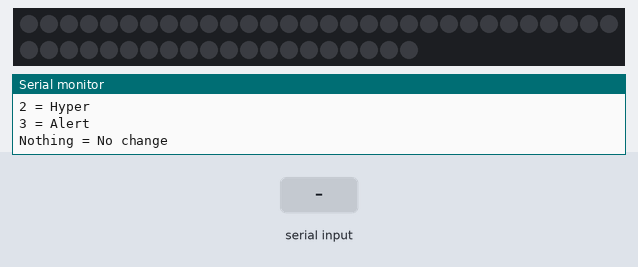
Recording of a sketch running on a simulated Arduino Uno, built with avr-gcc and run on an emulated ATmega328P. On the bench: 50 RGB LEDs in strip order, left to right, continuing on the next row, the last lines printed to the serial monitor. The test bench sets the inputs (shaded band). Dim RGB values are drawn brighter than linear; random numbers use the default seed unless the sketch sets one.

Above: at 2.0 s.
2.1 s: "200\n" received over Serial
At 4.17 s:
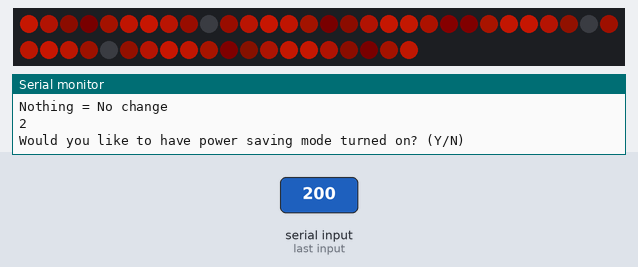
At 9.3 s:
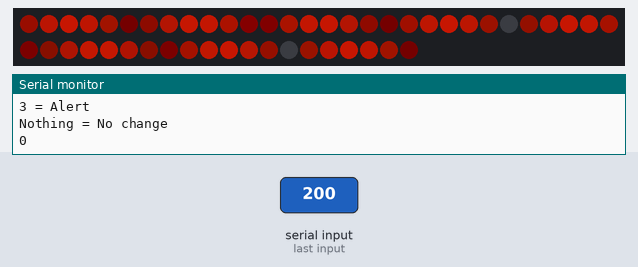

The sketch:

LEDStateTest.ino
```cpp
#include <FastLED.h>

#define LED_PIN     9
#define NUM_LEDS    50

#define MOODY_STATE 1
#define HYPER_STATE 2
#define ALERT_STATE 3
#define CHIPSET     WS2812
#define COLOR_ORDER GRB

CRGB leds[NUM_LEDS];

int LED_STATUS = 0;
boolean POWER_SAVING = false;
boolean received_Power_Input = false;
boolean received_State_Input = false;
int flashColor = 0;
double brightness = 1.0;


double r_Scale = 1.0;
double g_Scale = 1.0;
double b_Scale = 1.0;

void setup() {
  // put your setup code here, to run once:
  Serial.begin(9600);
  FastLED.addLeds<CHIPSET, LED_PIN, COLOR_ORDER>(leds, NUM_LEDS);
}

void loop() {
  // put your main code here, to run repeatedly:
  int input = 0;
  char c;
  Serial.println("What setting would you like?");
  Serial.println("1 = Moody");
  Serial.println("2 = Hyper");
  Serial.println("3 = Alert");
  Serial.println("Nothing = No change");
  Serial.println();

  delay(1000);
  if(Serial.available() > 0) {
    input = Serial.read() - '0';
    Serial.println(input);
    if(input > 0 && input < 4) {
      LED_STATUS = input;
      received_State_Input = true;
    }
  }


  delay(1000);
  Serial.println("Would you like to have power saving mode turned on? (Y/N)");
  Serial.println();
  if(Serial.available()) {
    c = Serial.read();
    if(c == 'Y' || c == 'y') {
      POWER_SAVING = true;
      received_Power_Input = true;
    } else if(c == 'N' || c == 'n') {
      received_Power_Input = true;
      POWER_SAVING = false;
    }
  }

  if(LED_STATUS == MOODY_STATE) {
    r_Scale = 0.5;
    g_Scale = 0.2;
    b_Scale = 1.0;
  } else if(LED_STATUS == HYPER_STATE) {
      r_Scale = 8.0;
      g_Scale = 1.0;
      b_Scale = 0.2;
  }
  if(POWER_SAVING) {
    brightness = 1.0;
  } else {
    brightness = 0.1;
  }
  if(LED_STATUS == HYPER_STATE || LED_STATUS == MOODY_STATE) {
    //meteorRain((int) 125*r_Scale*brightness, (int) 125*g_Scale*brightness, (int) 125*b_Scale*brightness, 3, 128, true, 15, 0, NUM_LEDS);
    RunningLights((int) 125*r_Scale*brightness, (int) 125*g_Scale*brightness, (int) 125*b_Scale*brightness, 28);
  } else if(LED_STATUS == ALERT_STATE) {
    if(flashColor == 0) {
      setAll((int) 125*brightness,0,0);
      flashColor = 1;
    } else {
      setAll(0,0,(int) 125 * brightness);
      flashColor = 0;
    }
  }
  Serial.println(LED_STATUS);
}

/* LED methods */

void showStrip() {
  #ifdef ADAFRUIT_NEOPIXEL_H
   // NeoPixel
   strip.show();
  #endif
  #ifndef ADAFRUIT_NEOPIXEL_H
  // FastLED
  FastLED.show();
  #endif
}

void setPixel(int Pixel, byte red, byte green, byte blue) {
 #ifdef ADAFRUIT_NEOPIXEL_H
   // NeoPixel
   strip.setPixelColor(Pixel, strip.Color(red, green, blue));
 #endif
 #ifndef ADAFRUIT_NEOPIXEL_H
   // FastLED
   leds[Pixel].r = red;
   leds[Pixel].g = green;
   leds[Pixel].b = blue;
 #endif
}

void setAll(byte red, byte green, byte blue) {
  for(int i = 0; i < NUM_LEDS; i++ ) {
    leds[i].setRGB(red, green, blue);
  }
  FastLED.show();
}

void RunningLights(byte red, byte green, byte blue, int WaveDelay) {
  int Position=0;

  for(int j=0; j<NUM_LEDS*2; j++)
  {
      Position++; // = 0; //Position + Rate;
      for(int i=0; i<NUM_LEDS; i++) {
        // sine wave, 3 offset waves make a rainbow!
        //float level = sin(i+Position) * 127 + 128;
        //setPixel(i,level,0,0);
        //float level = sin(i+Position) * 127 + 128;
        setPixel(i,((sin(i+Position) * 127 + 128)/255)*red,
                   ((sin(i+Position) * 127 + 128)/255)*green,
                   ((sin(i+Position) * 127 + 128)/255)*blue);
      }

      showStrip();
      delay(WaveDelay);
  }
}

void meteorRain(byte red, byte green, byte blue, byte meteorSize, byte meteorTrailDecay, boolean meteorRandomDecay, int SpeedDelay, int startLed, int endLed) {
  setAll(0,0,0);
  Serial.println("Starting raining!");
  for(int i = startLed; i < endLed + endLed; i++) {
    // fade brightness all LEDs one step
    for(int j=startLed; j<endLed; j++) {
      if( (!meteorRandomDecay) || (random(10)>5) ) {
        fadeToBlack(j, meteorTrailDecay );
      }
    }

    // draw meteor
    for(int j = 0; j < meteorSize; j++) {
      if( ( i-j <NUM_LEDS) && (i-j>=0) ) {
        setPixel(i-j, red, green, blue);
      }
    }
    showStrip();
    delay(SpeedDelay);
  }
  Serial.println("Done Raining  !");
}

void fadeToBlack(int ledNo, byte fadeValue) {
 #ifdef ADAFRUIT_NEOPIXEL_H
    // NeoPixel
    uint32_t oldColor;
    uint8_t r, g, b;
    int value;

    oldColor = strip.getPixelColor(ledNo);
    r = (oldColor & 0x00ff0000UL) >> 16;
    g = (oldColor & 0x0000ff00UL) >> 8;
    b = (oldColor & 0x000000ffUL);

    r=(r<=10)? 0 : (int) r-(r*fadeValue/256);
    g=(g<=10)? 0 : (int) g-(g*fadeValue/256);
    b=(b<=10)? 0 : (int) b-(b*fadeValue/256);

    strip.setPixelColor(ledNo, r,g,b);
 #endif
 #ifndef ADAFRUIT_NEOPIXEL_H
   // FastLED
   leds[ledNo].fadeToBlackBy( fadeValue );
 #endif  me
}
```

Measured:
- after the input at 2.1 s, the LEDs: first change after 2.0 s (image 1 shows a later state)
